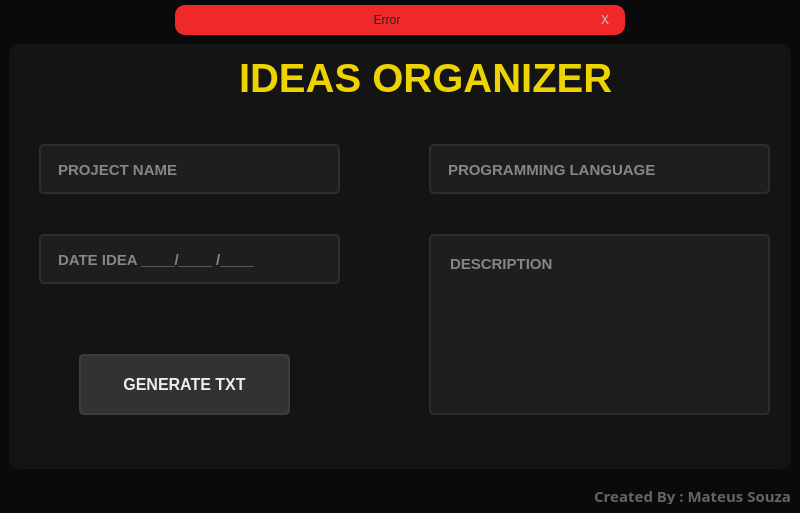
<?xml version="1.0" encoding="UTF-8"?>
<ui version="4.0">
 <class>MainWindow</class>
 <widget class="QMainWindow" name="MainWindow">
  <property name="geometry">
   <rect>
    <x>0</x>
    <y>0</y>
    <width>800</width>
    <height>513</height>
   </rect>
  </property>
  <property name="minimumSize">
   <size>
    <width>400</width>
    <height>500</height>
   </size>
  </property>
  <property name="maximumSize">
   <size>
    <width>800</width>
    <height>700</height>
   </size>
  </property>
  <property name="windowTitle">
   <string>Ideas Organizer</string>
  </property>
  <property name="styleSheet">
   <string notr="true">color: rgb(200,200,200);
background-color: rgb(10, 10, 10);</string>
  </property>
  <widget class="QWidget" name="centralwidget">
   <layout class="QVBoxLayout" name="verticalLayout">
    <property name="spacing">
     <number>0</number>
    </property>
    <property name="leftMargin">
     <number>0</number>
    </property>
    <property name="topMargin">
     <number>0</number>
    </property>
    <property name="rightMargin">
     <number>0</number>
    </property>
    <property name="bottomMargin">
     <number>0</number>
    </property>
    <item>
     <widget class="QFrame" name="top_bar">
      <property name="maximumSize">
       <size>
        <width>800</width>
        <height>35</height>
       </size>
      </property>
      <property name="styleSheet">
       <string notr="true"/>
      </property>
      <property name="frameShape">
       <enum>QFrame::NoFrame</enum>
      </property>
      <property name="frameShadow">
       <enum>QFrame::Raised</enum>
      </property>
      <layout class="QHBoxLayout" name="horizontalLayout">
       <property name="spacing">
        <number>0</number>
       </property>
       <property name="leftMargin">
        <number>0</number>
       </property>
       <property name="topMargin">
        <number>5</number>
       </property>
       <property name="rightMargin">
        <number>0</number>
       </property>
       <property name="bottomMargin">
        <number>0</number>
       </property>
       <item>
        <widget class="QFrame" name="frame_error">
         <property name="maximumSize">
          <size>
           <width>450</width>
           <height>16777215</height>
          </size>
         </property>
         <property name="styleSheet">
          <string notr="true">background-color: rgb(239, 41, 41);
border-radius: 10px;</string>
         </property>
         <property name="frameShape">
          <enum>QFrame::StyledPanel</enum>
         </property>
         <property name="frameShadow">
          <enum>QFrame::Raised</enum>
         </property>
         <layout class="QHBoxLayout" name="horizontalLayout_2">
          <property name="leftMargin">
           <number>10</number>
          </property>
          <property name="topMargin">
           <number>3</number>
          </property>
          <property name="rightMargin">
           <number>10</number>
          </property>
          <property name="bottomMargin">
           <number>3</number>
          </property>
          <item>
           <widget class="QLabel" name="label_error">
            <property name="styleSheet">
             <string notr="true">color: rgb(35,35,35);</string>
            </property>
            <property name="text">
             <string>Error</string>
            </property>
            <property name="alignment">
             <set>Qt::AlignCenter</set>
            </property>
           </widget>
          </item>
          <item>
           <widget class="QPushButton" name="close_popup">
            <property name="maximumSize">
             <size>
              <width>20</width>
              <height>20</height>
             </size>
            </property>
            <property name="styleSheet">
             <string notr="true">QPushButton {
	border-radius: 5px;
}

QPushButton:hover {
	background-color: rgb(50, 50,50);
	color: rgb(200, 200, 200);
}

QPushButton:pressed {
	background-color: rgb(35, 35, 35);
	color: rgb(200, 200, 200);
}</string>
            </property>
            <property name="text">
             <string>X</string>
            </property>
           </widget>
          </item>
         </layout>
        </widget>
       </item>
      </layout>
     </widget>
    </item>
    <item>
     <widget class="QFrame" name="content">
      <property name="styleSheet">
       <string notr="true"/>
      </property>
      <property name="frameShape">
       <enum>QFrame::NoFrame</enum>
      </property>
      <property name="frameShadow">
       <enum>QFrame::Raised</enum>
      </property>
      <layout class="QVBoxLayout" name="verticalLayout_2">
       <item>
        <widget class="QFrame" name="data_home">
         <property name="styleSheet">
          <string notr="true">background-color: rgb(20, 20, 20);
border-radius:10px;</string>
         </property>
         <property name="frameShape">
          <enum>QFrame::NoFrame</enum>
         </property>
         <property name="frameShadow">
          <enum>QFrame::Raised</enum>
         </property>
         <widget class="QLineEdit" name="lineEdit_name">
          <property name="geometry">
           <rect>
            <x>30</x>
            <y>100</y>
            <width>301</width>
            <height>50</height>
           </rect>
          </property>
          <property name="font">
           <font>
            <family>Ubuntu</family>
            <pointsize>11</pointsize>
            <weight>75</weight>
            <italic>false</italic>
            <bold>true</bold>
           </font>
          </property>
          <property name="styleSheet">
           <string notr="true">QLineEdit{
	border: 2px solid rgb(45,45,45);
	border-radius: 5px;
	padding: 15px;
	background-color: rgb(30,30,30);
	color: rgb(238, 238, 236);
}

QLineEdit:hover{
	border: 2px solid rgb(55,55,55);
	color: rgb(200,200,200);
}

QLineEdit:focus{
	border: 2px solid rgb(255,207,0);
}</string>
          </property>
          <property name="maxLength">
           <number>40</number>
          </property>
          <property name="placeholderText">
           <string>PROJECT NAME</string>
          </property>
         </widget>
         <widget class="QLineEdit" name="lineEdit_language">
          <property name="geometry">
           <rect>
            <x>420</x>
            <y>100</y>
            <width>341</width>
            <height>50</height>
           </rect>
          </property>
          <property name="font">
           <font>
            <family>Ubuntu</family>
            <pointsize>11</pointsize>
            <weight>75</weight>
            <bold>true</bold>
           </font>
          </property>
          <property name="styleSheet">
           <string notr="true">QLineEdit{
	border: 2px solid rgb(45,45,45);
	border-radius: 5px;
	padding: 15px;
	background-color: rgb(30,30,30);
	color: rgb(238, 238, 236);
}

QLineEdit:hover{
	border: 2px solid rgb(55,55,55);
}

QLineEdit:focus{
	border: 2px solid rgb(255,207,0);
}</string>
          </property>
          <property name="maxLength">
           <number>20</number>
          </property>
          <property name="placeholderText">
           <string>PROGRAMMING LANGUAGE</string>
          </property>
         </widget>
         <widget class="QLineEdit" name="lineEdit_date">
          <property name="geometry">
           <rect>
            <x>30</x>
            <y>190</y>
            <width>301</width>
            <height>50</height>
           </rect>
          </property>
          <property name="font">
           <font>
            <family>Ubuntu</family>
            <pointsize>11</pointsize>
            <weight>75</weight>
            <bold>true</bold>
           </font>
          </property>
          <property name="styleSheet">
           <string notr="true">QLineEdit{
	border: 2px solid rgb(45,45,45);
	border-radius: 5px;
	padding: 15px;
	background-color: rgb(30,30,30);
	color: rgb(238, 238, 236);
}

QLineEdit:hover{
	border: 2px solid rgb(55,55,55);
}

QLineEdit:focus{
	border: 2px solid rgb(255,207,0);
}</string>
          </property>
          <property name="maxLength">
           <number>15</number>
          </property>
          <property name="placeholderText">
           <string>DATE IDEA ____/____ /____</string>
          </property>
         </widget>
         <widget class="QTextEdit" name="textEdit_description">
          <property name="geometry">
           <rect>
            <x>420</x>
            <y>190</y>
            <width>341</width>
            <height>181</height>
           </rect>
          </property>
          <property name="font">
           <font>
            <family>Ubuntu</family>
            <pointsize>11</pointsize>
            <weight>75</weight>
            <bold>true</bold>
           </font>
          </property>
          <property name="styleSheet">
           <string notr="true">QTextEdit{
	border: 2px solid rgb(45,45,45);
	border-radius: 5px;
	padding: 15px;
	background-color: rgb(30,30,30);
	color: rgb(238, 238, 236);
}

QTextEdit:hover{
	border: 2px solid rgb(55,55,55);
}

QTextEdit:focus{
	border: 2px solid rgb(255,207,0);
}</string>
          </property>
          <property name="placeholderText">
           <string>DESCRIPTION</string>
          </property>
         </widget>
         <widget class="QPushButton" name="pushButton_generate">
          <property name="geometry">
           <rect>
            <x>70</x>
            <y>310</y>
            <width>211</width>
            <height>61</height>
           </rect>
          </property>
          <property name="font">
           <font>
            <family>Ubuntu</family>
            <pointsize>12</pointsize>
            <weight>75</weight>
            <bold>true</bold>
           </font>
          </property>
          <property name="styleSheet">
           <string notr="true">QPushButton{
	background-color: rgb(50, 50, 50);
	border: 2px solid rgb(60,60,60);
	border-radius: 5px;
	color: rgb(238, 238, 236);
}

QPushButton:hover{
	background-color: rgb(60, 60, 60);
	border: 2px solid rgb(70,70,70);
	color: rgb(35,35,35);
}

QPushButton:pressed{
	background-color: rgb(250, 230, 0);
	border: 2px solid rgb(255,165,24);
}</string>
          </property>
          <property name="text">
           <string>GENERATE TXT</string>
          </property>
         </widget>
         <widget class="QLabel" name="label_title">
          <property name="geometry">
           <rect>
            <x>230</x>
            <y>-40</y>
            <width>411</width>
            <height>101</height>
           </rect>
          </property>
          <property name="font">
           <font>
            <family>Ubuntu</family>
            <pointsize>30</pointsize>
            <weight>75</weight>
            <bold>true</bold>
           </font>
          </property>
          <property name="styleSheet">
           <string notr="true">color: rgb(237, 212, 0);</string>
          </property>
          <property name="text">
           <string>
IDEAS ORGANIZER</string>
          </property>
         </widget>
         <zorder>label_title</zorder>
         <zorder>lineEdit_name</zorder>
         <zorder>lineEdit_language</zorder>
         <zorder>lineEdit_date</zorder>
         <zorder>textEdit_description</zorder>
         <zorder>pushButton_generate</zorder>
        </widget>
       </item>
      </layout>
     </widget>
    </item>
    <item>
     <widget class="QFrame" name="footer">
      <property name="maximumSize">
       <size>
        <width>16777215</width>
        <height>35</height>
       </size>
      </property>
      <property name="styleSheet">
       <string notr="true">background-color: rgb(10, 10, 10);</string>
      </property>
      <property name="frameShape">
       <enum>QFrame::NoFrame</enum>
      </property>
      <property name="frameShadow">
       <enum>QFrame::Raised</enum>
      </property>
      <layout class="QVBoxLayout" name="verticalLayout_3">
       <item>
        <widget class="QLabel" name="label">
         <property name="font">
          <font>
           <family>Ubuntu Mono</family>
           <pointsize>11</pointsize>
           <weight>75</weight>
           <bold>true</bold>
          </font>
         </property>
         <property name="styleSheet">
          <string notr="true">color: rgb(100,100,100);</string>
         </property>
         <property name="text">
          <string>Created By : Mateus Souza</string>
         </property>
         <property name="alignment">
          <set>Qt::AlignRight|Qt::AlignTrailing|Qt::AlignVCenter</set>
         </property>
        </widget>
       </item>
      </layout>
     </widget>
    </item>
   </layout>
  </widget>
 </widget>
 <resources>
  <include location="imagens/file-rc.qrc"/>
 </resources>
 <connections/>
</ui>
